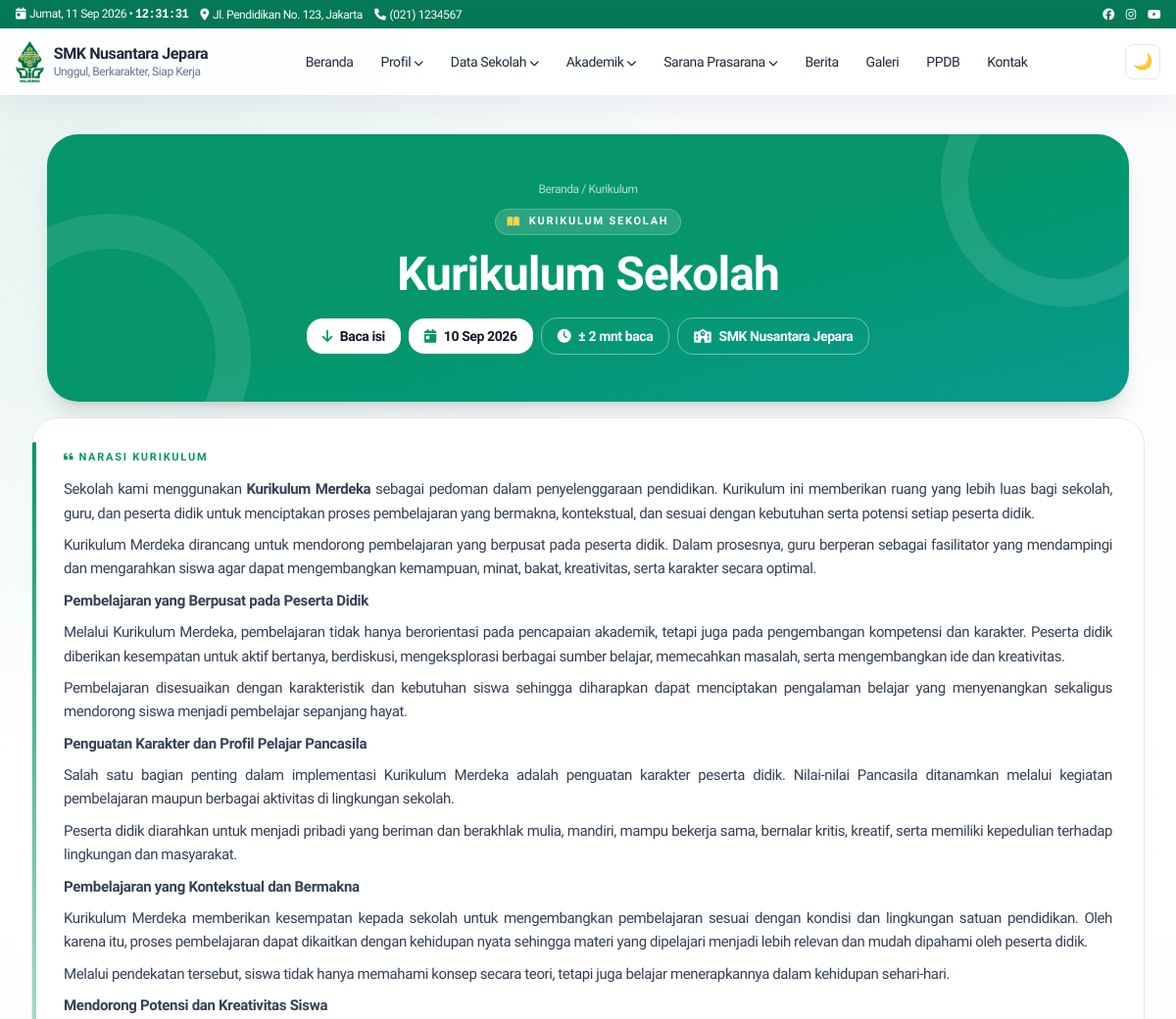
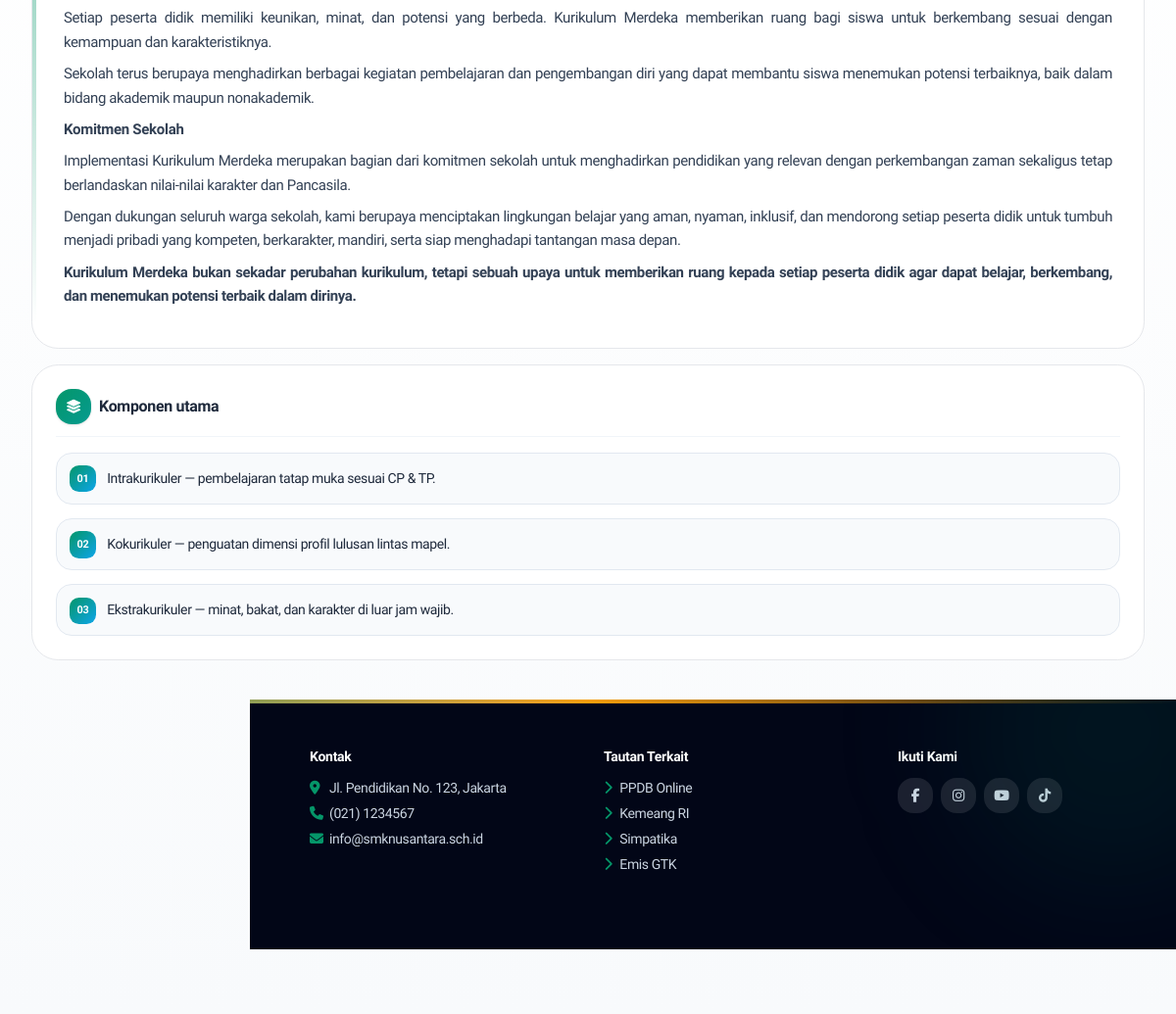
Page /pages/kurikulum.php on the committed database (2 pictures, top to bottom).
### tables this page shows
CREATE TABLE IF NOT EXISTS settings (
  id INT UNSIGNED AUTO_INCREMENT PRIMARY KEY,
  `key` VARCHAR(100) NOT NULL UNIQUE,
  `value` TEXT DEFAULT NULL,
  updated_at TIMESTAMP DEFAULT CURRENT_TIMESTAMP ON UPDATE CURRENT_TIMESTAMP
);

CREATE TABLE IF NOT EXISTS menu_items (
  id INT UNSIGNED AUTO_INCREMENT PRIMARY KEY,
  menu_id INT UNSIGNED NOT NULL,
  parent_id INT UNSIGNED DEFAULT NULL,
  label VARCHAR(150) NOT NULL,
  url VARCHAR(500) NOT NULL,
  target VARCHAR(20) DEFAULT '_self',
  sort_order INT DEFAULT 0,
  is_active TINYINT(1) DEFAULT 1,
  kind VARCHAR(20) NOT NULL DEFAULT 'link',
  mega_id INT UNSIGNED DEFAULT NULL,
  INDEX idx_menu_parent (menu_id, parent_id, sort_order),
  CONSTRAINT fk_mi_menu FOREIGN KEY (menu_id) REFERENCES menus(id) ON DELETE CASCADE,
  CONSTRAINT fk_mi_parent FOREIGN KEY (parent_id) REFERENCES menu_items(id) ON DELETE CASCADE
);

CREATE TABLE IF NOT EXISTS widgets (
  id INT UNSIGNED AUTO_INCREMENT PRIMARY KEY,
  area VARCHAR(60) NOT NULL,
  type VARCHAR(60) NOT NULL,
  title VARCHAR(150) DEFAULT NULL,
  content MEDIUMTEXT DEFAULT NULL,
  animation VARCHAR(30) NOT NULL DEFAULT 'zoom',
  sort_order INT DEFAULT 0,
  is_active TINYINT(1) DEFAULT 1,
  INDEX idx_area (area, is_active, sort_order)
);

### core/Database.php (called while the page is built, shortened)
<?php
final class Database {
    private static ?PDO $pdo = null;
    public static function conn(): PDO {
        if (self::$pdo) return self::$pdo;
        $c = require dirname(__DIR__) . '/config/database.php';
        $dsn = "mysql:host={$c['host']};dbname={$c['name']};charset={$c['charset']}";
        self::$pdo = new PDO($dsn, $c['user'], $c['pass'], [
            PDO::ATTR_ERRMODE => PDO::ERRMODE_EXCEPTION,
            PDO::ATTR_DEFAULT_FETCH_MODE => PDO::FETCH_ASSOC,
            PDO::ATTR_EMULATE_PREPARES => false,
        ]);
        return self::$pdo;
    }
    public static function setting(string $key, string $def = ''): string {
        try {
            $s = self::conn()->prepare('SELECT `value` FROM settings WHERE `key`=?');
            $s->execute([$key]);
            return (string)($s->fetchColumn() ?? $def);
        } catch (Throwable) { return $def; }
    }
}

### core/Helper.php (called while the page is built, shortened)
<?php
final class Helper {
    public static function e(?string $v): string { return htmlspecialchars((string)$v, ENT_QUOTES, 'UTF-8'); }
    public static function url(string $p = ''): string { return rtrim(BASE_URL, '/') . '/' . ltrim($p, '/'); }
    public static function menuUrl(string $u): array {
        $u = trim($u);
        if ($u === '' || $u === '#') return ['#', '_self'];
        $low = strtolower($u);
        if (str_starts_with($low, 'http://') || str_starts_with($low, 'https://')) return [$u, '_blank'];
        return [self::url(ltrim($u, '/')), '_self'];
    }
    public static function upload(string $p): string { return self::url('assets/uploads/' . ltrim($p, '/')); }
}

### pages/kurikulum.php (the view, shortened to what this page needs)
<?php
$title=Database::setting('kurikulum_title','Kurikulum');
$content=trim((string)Database::setting('kurikulum_content',''));
$compsRaw=trim((string)Database::setting('kurikulum_comps',"Intrakurikuler — pembelajaran tatap muka sesuai CP & TP.\nProjek P5 — penguatan profil pelajar Pancasila lintas mapel.\nEkstrakurikuler — minat, bakat, dan karakter di luar jam wajib."));
$compsHtml='';
if($compsRaw!==''&&(str_contains($compsRaw,'<li')||str_contains($compsRaw,'<p')||str_contains($compsRaw,'<ul')||str_contains($compsRaw,'<ol'))){
  $compsHtml=$compsRaw;
} else {
  $comps=array_values(array_filter(array_map('trim',explode("\n",$compsRaw))));
}
$metaTitle=$title.' - '.Database::setting('school_name','Sekolah'); require ROOT.'/templates/frontend/header.php';
?>
<div class="w-full max-w-full px-4 md:px-8 py-10">
<?php
$heroBadge='<i class="fa fa-book-open text-amber-300"></i>Kurikulum Sekolah';
$heroCrumb='<a href="'.Helper::url().'" class="hover:text-white">Beranda</a> / Kurikulum';
$heroActions='<a href="#isi" class="inline-flex items-center gap-2 bg-white text-slate-900 px-4 py-2 rounded-xl font-bold"><i class="fa fa-arrow-down text-emerald-600"></i>Baca isi</a>';
require ROOT.'/templates/frontend/page-hero.php'; ?>
<div id="isi" class="mt-4 grid gap-4 max-w-full scroll-mt-28">
<div class="rounded-[1.7rem] bg-white dark:bg-slate-800 border dark:border-slate-700 p-6 md:p-8 reveal relative overflow-hidden">
<span class="absolute left-0 top-6 bottom-6 w-1 rounded-full bg-gradient-to-b from-emerald-500 to-cyan-500"></span>
<p class="text-[11px] font-bold uppercase tracking-[.16em] text-emerald-600"><i class="fa fa-quote-left mr-1"></i>Narasi Kurikulum</p>
<div class="kur-content mt-3 text-sm md:text-[15px] leading-relaxed text-slate-700 dark:text-slate-200"><?= $content ?></div>
</div>
<div class="rounded-[1.7rem] border dark:border-slate-700 bg-white dark:bg-slate-800 p-5 md:p-6 reveal">
<h2 class="font-extrabold flex items-center gap-2 pb-3 mb-2 border-b border-slate-100 dark:border-slate-700"><span class="w-9 h-9 rounded-xl bg-gradient-to-br from-emerald-600 to-teal-600 text-white grid place-items-center shadow"><i class="fa fa-layer-group text-sm"></i></span>Komponen utama</h2>
<?php if($compsHtml!==''): ?><div class="vm-list mt-4 text-sm leading-relaxed"><?= $compsHtml ?></div><?php else: ?><p class="text-xs text-slate-400 mt-2">Belum diisi. Kelola via Sekolah &gt; Kurikulum.</p><?php endif; ?>
</div>
</div>
</div>
<?php require ROOT.'/templates/frontend/footer.php'; ?>

### templates/frontend/navbar.php (shortened to what this page needs)
<?php
$top_addr = Database::setting('address','Jl. Pendidikan No.123');
$top_phone = Database::setting('phone','(021) 1234567');
$school = Database::setting('school_name','SMK Nusantara');
$tagline = Database::setting('tagline','Unggul, Berkarakter');
$logo = Database::setting('logo','');
try {
$db = Database::conn();
$mm = $db->query("SELECT * FROM menus WHERE location='primary' LIMIT 1")->fetch();
$items = [];
if ($mm) {
  $st = $db->prepare("SELECT * FROM menu_items WHERE menu_id=? AND is_active=1 ORDER BY sort_order");
  $st->execute([$mm['id']]); $items = $st->fetchAll();
}
} catch (Throwable) { $items=[]; $mega=[]; }
function menuTree($items,$parent=null){ $o=[]; foreach($items as $i){ if(($i['parent_id']??null)==$parent) $o[]=$i; } return $o; }
function menuLink($u,$forceTarget=null){ [$href,$t]=Helper::menuUrl($u); $t=$forceTarget?:$t; return 'href="'.Helper::e($href).'"'.($t==='_blank'?' target="_blank" rel="noopener noreferrer"':''); }
?>
<div class="bg-emerald-700 text-white text-xs block"><div class="max-w-7xl mx-auto px-4 py-1.5 flex justify-between items-center gap-2">
<div class="flex gap-3 min-w-0 items-center flex-wrap"><span class="shrink-0"><i class="fa fa-calendar-day mr-1"></i><span data-clock-date><?= Helper::tgl(date('Y-m-d')) ?></span> • <span data-clock-time class="font-mono font-bold"><?= date('H:i:s') ?></span></span><span class="hidden sm:inline truncate"><i class="fa fa-location-dot mr-1"></i><?= Helper::e($top_addr) ?></span><span class="hidden md:inline"><i class="fa fa-phone mr-1"></i><?= Helper::e($top_phone) ?></span><span class="hidden xl:inline"><i class="fa fa-envelope mr-1"></i><?= Helper::e($top_email) ?></span></div>
<div class="flex gap-3 shrink-0"><a href="#" aria-label="Facebook"><i class="fab fa-facebook"></i></a><a href="#" aria-label="Instagram"><i class="fab fa-instagram"></i></a><a href="#" aria-label="Youtube"><i class="fab fa-youtube"></i></a></div>
</div></div>
<header id="mainNav" class="sticky top-0 z-50 bg-white/90 dark:bg-slate-900/90 backdrop-blur border-b-0 transition">
<div class="max-w-7xl mx-auto px-4 py-3 flex items-center justify-between gap-3">
<a href="<?= Helper::url() ?>" class="flex items-center gap-2.5"><?php if($logo): ?><img src="<?= Helper::upload($logo) ?>" alt="Logo <?= Helper::e($school) ?>" class="h-11 w-auto object-contain shrink-0"><?php else: ?><span class="w-11 h-11 rounded-xl bg-emerald-600 text-white grid place-items-center font-bold shadow-sm"><?= Helper::e(mb_substr($school,0,1)) ?></span><?php endif; ?><span><span class="block font-extrabold leading-tight"><?= Helper::e($school) ?></span><span class="block text-xs text-slate-500"><?= Helper::e($tagline) ?></span></span></a>
<nav class="hidden lg:flex items-center gap-1 text-sm font-medium" id="deskMenu">
<?php foreach(menuTree($items) as $m): $ch=menuTree($items,$m['id']); $hasMega=false;
if(!$hasMega){ foreach($mega as $g){ if(($g['label']??'')===$m['label']) $hasMega=$g; } } ?>
<?php if($hasMega): $cols=json_decode($hasMega['columns_json']??'[]',true)?:[]; ?>
<div class="relative group"><button class="px-3 py-2 rounded-lg hover:bg-emerald-50"><?= Helper::e($m['label']) ?> <i class="fa fa-chevron-down text-[10px]"></i></button>
<div class="absolute left-1/2 -translate-x-1/2 top-full pt-2 opacity-0 invisible group-hover:opacity-100 group-hover:visible transition"><div class="bg-white dark:bg-slate-800 rounded-2xl shadow-xl border p-6 grid grid-cols-3 gap-6 w-[640px] max-w-[90vw]">
<?php foreach($cols as $c): ?><div><p class="font-bold text-xs uppercase text-emerald-700 mb-2"><?= Helper::e($c['title']??'') ?></p><?php foreach($c['links']??[] as $l): ?><a href="<?= Helper::e($l['url']??'#') ?>" class="block py-1 text-slate-600 dark:text-slate-300 hover:text-emerald-600"><?= Helper::e($l['label']??'') ?></a><?php endforeach; ?></div><?php endforeach; ?>
</div></div></div>
<?php elseif($ch): ?><div class="relative group"><a <?= menuLink($m['url'],$m['target']??null) ?> class="px-3 py-2 rounded-lg hover:bg-emerald-50 inline-block"><?= Helper::e($m['label']) ?> <i class="fa fa-chevron-down text-[10px]"></i></a>
</div>
<?php else: ?><a <?= menuLink($m['url'],$m['target']??null) ?> class="px-3 py-2 rounded-lg hover:bg-emerald-50"><?= Helper::e($m['label']) ?></a><?php endif; ?><?php endforeach; ?>
</nav>
<div class="flex items-center gap-2"><button id="darkBtn" class="w-9 h-9 rounded-lg border grid place-items-center" aria-label="Tema"></button></div>
</div>
</header>

### templates/frontend/footer.php (shortened to what this page needs)
</main>
<?php
$ft = Database::setting('footer_text',Database::setting('school_name',''));
$footerWidgets=[];
try{$footerWidgets=Database::conn()->query("SELECT * FROM widgets WHERE area='footer' AND is_active=1 ORDER BY sort_order,id")->fetchAll();}catch(Throwable){$footerWidgets=[];}
function renderFw($fw,$db){
  $fwc=trim((string)($fw['content']??'')); $t=$fw['type'];
  if($t==='about'){
    $school=Database::setting('school_name',''); $tagline=Database::setting('tagline',''); $addr=Database::setting('address','');
    $schoolLogo=Helper::upload(Database::setting('logo',''));
    if(Database::setting('logo','')){echo '<img src="'.$schoolLogo.'" alt="" class="h-14 w-auto object-contain mb-3" style="filter:drop-shadow(0 0 1px #fff) drop-shadow(0 0 6px rgba(255,255,255,.9)) drop-shadow(0 2px 8px rgba(255,255,255,.45))">';}
    echo '<h4 class="font-bold text-white mb-2">'.Helper::e($school).'</h4><p>'.Helper::e($tagline).'</p><p class="mt-2 text-slate-400">'.Helper::e($addr).'</p>';
    return;
  }
  if($t==='links'){ $lnks=json_decode((string)$fwc,true)?:[]; echo '<div class="grid gap-1.5">'; foreach($lnks as $lk){ $lbl=trim($lk['label']??''); $href=trim($lk['url']??''); [$fhref,$auto]=Helper::menuUrl($href); $tgt=(($lk['target']??'')==='_blank'||$auto==='_blank')?' target="_blank" rel="noopener noreferrer"':''; echo '<a href="'.Helper::e($fhref).'"'.$tgt.' class="text-sm hover:text-white hover:translate-x-1 transition"><i class="fa fa-chevron-right text-emerald-500 mr-2"></i>'.Helper::e($lbl).'</a>'; } echo '</div>'; return; }
  if($t==='contact'){ echo '<div class="grid gap-1.5 text-sm"><p><i class="fa fa-location-dot text-emerald-500 w-5"></i>'.Helper::e(Database::setting('address','-')).'</p><p><i class="fa fa-phone text-emerald-500 w-5"></i>'.Helper::e(Database::setting('phone','-')).'</p><p><i class="fa fa-envelope text-emerald-500 w-5"></i>'.Helper::e(Database::setting('email','-')).'</p></div>'; return; }
  if($t==='social'){ echo '<div class="flex flex-wrap gap-2">'; foreach(['facebook'=>'fa-facebook-f','instagram'=>'fa-instagram','youtube'=>'fa-youtube','tiktok'=>'fa-tiktok'] as $fsn=>$fsi){$fsu=Database::setting($fsn,'');if(!$fsu)continue;echo '<a href="'.Helper::e($fsu).'" target="_blank" rel="noopener noreferrer" class="w-9 h-9 rounded-xl bg-white/10 grid place-items-center hover:bg-emerald-600" aria-label="'.ucfirst($fsn).'"><i class="fab '.$fsi.'"></i></a>';} echo '</div>'; return; }
}
?>
<footer class="relative overflow-hidden bg-slate-950 text-slate-300 mt-auto w-full">
<div class="absolute inset-x-0 top-0 h-1 bg-gradient-to-r from-emerald-600 via-amber-500 to-emerald-600"></div>
<div class="absolute -top-32 -right-24 w-80 h-80 rounded-full bg-emerald-600/10 blur-3xl pointer-events-none"></div>
<div class="max-w-7xl mx-auto px-4 py-12 grid md:grid-cols-4 gap-8 text-sm">
<?php foreach($footerWidgets as $fw): ?>
<div><h4 class="font-bold text-white mb-3"><?= Helper::e($fw['title']?:'Informasi') ?></h4>
<?php renderFw($fw,$db); ?></div>
<?php endforeach; ?>
</div>
<div class="border-t border-white/10"><div class="max-w-7xl mx-auto px-4 py-4 flex flex-col md:flex-row justify-between text-xs gap-2">
<span>&copy; <?= date('Y') ?> <?= Helper::e($ft) ?>.</span>
<a href="<?= Helper::url('admin/login') ?>" target="_blank" rel="noopener noreferrer" class="hover:text-white">Login Admin</a>
</div></div>
</footer>
</body></html>

### assets/css/style.css (style rules this page uses)
:root { --font-body:"Plus Jakarta Sans",system-ui,-apple-system,"Segoe UI",sans-serif }
html,body,input,select,textarea,button { font-family:var(--font-body)!important }
h1,h2,h3,h4 { font-family:var(--font-body)!important;letter-spacing:-.02em;font-weight:800 }
.reveal { opacity:1 }
.reveal.show { animation:revealIn .7s cubic-bezier(.16,1,.3,1) both }
html,body { max-width:100%;overflow-x:clip }
body { position:relative }
main,header,footer { max-width:100% }
img,video,iframe { max-width:100%;height:auto }
.vm-list ul,.vm-list ol { display:grid;gap:.85rem;margin:0!important;padding:0!important;list-style:none!important;counter-reset:vm }
.vm-list li { position:relative;display:flex;gap:.8rem;align-items:flex-start;background:#f8fafc;border:1px solid #e2e8f0;border-radius:1rem;padding:.9rem .95rem .9rem 3.2rem;counter-increment:vm;transition:transform .2s ease,box-shadow .2s ease }
.vm-list li::before { content:counter(vm,decimal-leading-zero);position:absolute;left:.8rem;top:.8rem;width:1.7rem;height:1.7rem;border-radius:.6rem;display:grid;place-items:center;font-size:.68rem;font-weight:800;color:#fff;background:linear-gradient(135deg,var(--school-primary,#059669),#0ea5e9) }
main .grid>*,main .flex>* { min-width:0;max-width:100% }
main>div { max-width:100%;min-width:0 }
.reveal { min-width:0;max-width:100%;overflow-wrap:anywhere }
div.relative.overflow-hidden { min-width:0;max-width:100% }
html { height:100% }
body.site-shell { min-height:100vh;display:flex;flex-direction:column }
body.site-shell>footer { margin-top:auto;flex-shrink:0;width:100% }

### pages/kurikulum.php (style rules this page uses)
.kur-content p { margin:.5rem 0 }

### rows in the picture
settings: value "Jl. Pendidikan No. 123, Jakarta"
settings: value "(021) 1234567"
settings: value (picture)
settings: value "SMK Nusantara Jepara"
settings: value "Unggul, Berkarakter, Siap Kerja"
menu_items: label "Beranda"
menu_items: label "Profil"
menu_items: label "Data Sekolah"
menu_items: label "Akademik"
menu_items: label "Sarana Prasarana"
menu_items: label "Berita"
menu_items: label "Galeri"
menu_items: label "PPDB", lbl "Kemeang RI", lbl "Simpatika", lbl "Emis GTK"
menu_items: label "Kontak"
settings: value "Sekolah kami menggunakan Kurikulum Merdeka sebagai pedoman dalam penyelenggaraan pendidikan. Kurikulum ini memberikan ruang yang lebih luas bagi sekolah, guru, dan peserta didik untuk menciptakan proses pembelajaran yang bermakna, kontekstual, dan sesuai dengan kebutuhan serta potensi setiap peserta didik. Kurikulum Merdeka dirancang untuk mendorong pembelajaran yang berpusat pada peserta didik. Dalam prosesnya, guru berperan sebagai fasilitator yang mendampingi dan mengarahkan siswa agar dapat mengembangkan kemampuan, minat, bakat, kreativitas, serta karakter secara optimal. Pembelajaran yang Berpusat pada Peserta Didik Melalui Kurikulum Merdeka, pembelajaran tidak hanya berorientasi pada…"
settings: value "Intrakurikuler — pembelajaran tatap muka sesuai CP & TP. Kokurikuler — penguatan dimensi profil lulusan lintas mapel. Ekstrakurikuler — minat, bakat, dan karakter di luar jam wajib."
widgets: settings.value (picture)
widgets: title "Kontak", settings.value "Jl. Pendidikan No. 123, Jakarta", settings.value "(021) 1234567", settings.value "info@smknusantara.sch.id"
widgets: title "Tautan Terkait", type "links" (drawn), lbl "PPDB Online"
widgets: title "Ikuti Kami", type "social" (drawn)

### other values in the picture
Helper::e($heroTitle) "Kurikulum Sekolah"
Helper::e($st['label']??'') "10 Sep 2026"
Helper::e($st['label']??'') "± 2 mnt baca"
Helper::e($st['label']??'') "SMK Nusantara Jepara"
